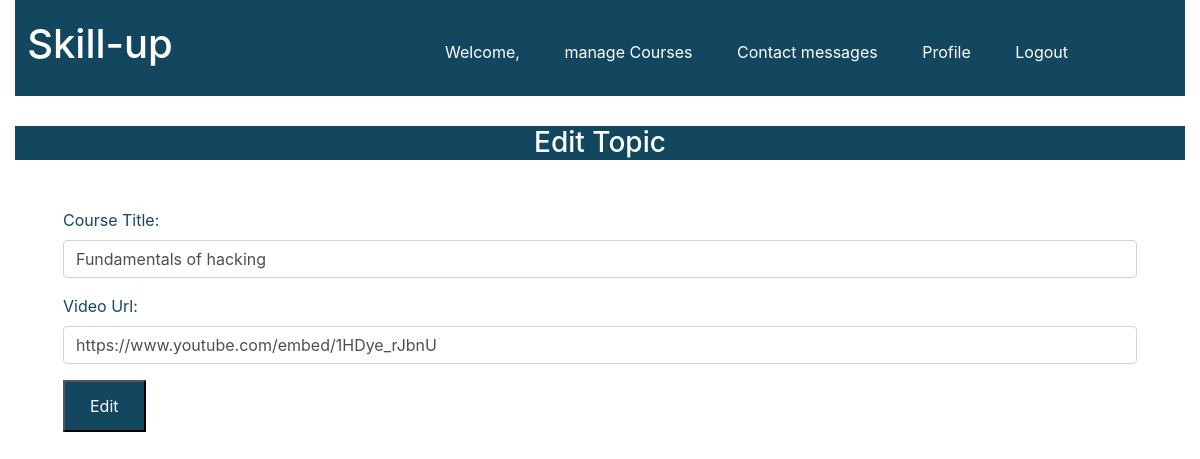
Page /skillup/edit_topic/9 on the committed database.
### skillup/models.py (models this page shows)
class Topic(models.Model):
    course = models.ForeignKey(Course, on_delete=models.CASCADE, null=True)
    title = models.CharField(max_length=65)
    vid_url = models.CharField(max_length=2083)

### skillup/views.py (the view)
# urls.py: path("edit_topic/<int:topic_id>", views.edit_topic, name="edit_topic"),
def edit_topic(request, topic_id):
    context = {
        "edit_topic": Topic.objects.get(id=topic_id)
    }
    return render(request, "edit_topic.html", context)

### skillup/templates/edit_topic.html (shortened to what this page needs)
{% extends 'base.html' %}
{% block content %}
<nav>
    <div class="row">
        <div class="col-md-2 title"><h1 class="text-center"><a href="{% url 'admin_area' %}"
                                                               class="title_text">Skill-up</a>
        </h1></div>
        <div class="col-md-10 text-right menu_items">
            <ul>
                <li><a href="#">Welcome, {{ user.username }}</a></li>
                <li><a href="{% url 'manage_courses' %}">manage Courses</a></li>
                <li><a href="{% url 'contact_messages' %}">Contact messages</a></li>
                <li><a href="{% url 'profile' %}">Profile</a></li>
                <li><a href="{% url 'logout' %}">Logout</a></li>
            </ul>
        </div>
    </div>
</nav>
<div class="row">
    <div class="col-md-12 banner">
        <h3 class="table_head">Edit Topic</h3>
        <form class='m-5' action="{% url 'edited_topic' edit_topic.id %}" method="POST">
            <div class="form-group">
                <label for="username">Course Title:</label>
                <input type="text" class="form-control" name="title" value="{{ edit_topic.title }}">
            </div>
            <div class="form-group">
                <label for="username">Video Url:</label>
                <input type="text" class="form-control" name="vid_url" value="{{ edit_topic.vid_url }}">
            </div>
            <button class="contact_button" type="submit">Edit</button>
        </form>
    </div>
</div>
{% endblock %}

### skillup/static/skillup/css/style.css (style rules this page uses)
nav { background: #12475f; width:100%; height: auto; }
ul { width:80%; margin: 0 auto; padding: 0; }
ul li { list-style-type:none; display: inline-block; padding: 20px; }
ul li a { color: #fff; text-decoration: none; }
.title { color: #fff; margin-top: 13px; }
.title_text { color: #fff; }
.banner { color: #12475f; }
.table_head { background: #12475f; color: #fff; text-align: center; }
.banner { margin-top: 30px; }
.title { margin-top: 20px; margin-bottom: 20px; }
.menu_items { margin-top:20px; }
.contact_button { background:#12475f; padding: 12px 25px; text-align: center; color: #fff; }

### rows in the picture
Topic: title "Fundamentals of hacking", vid_url "https://www.youtube.com/embed/1HDye_rJbnU"
